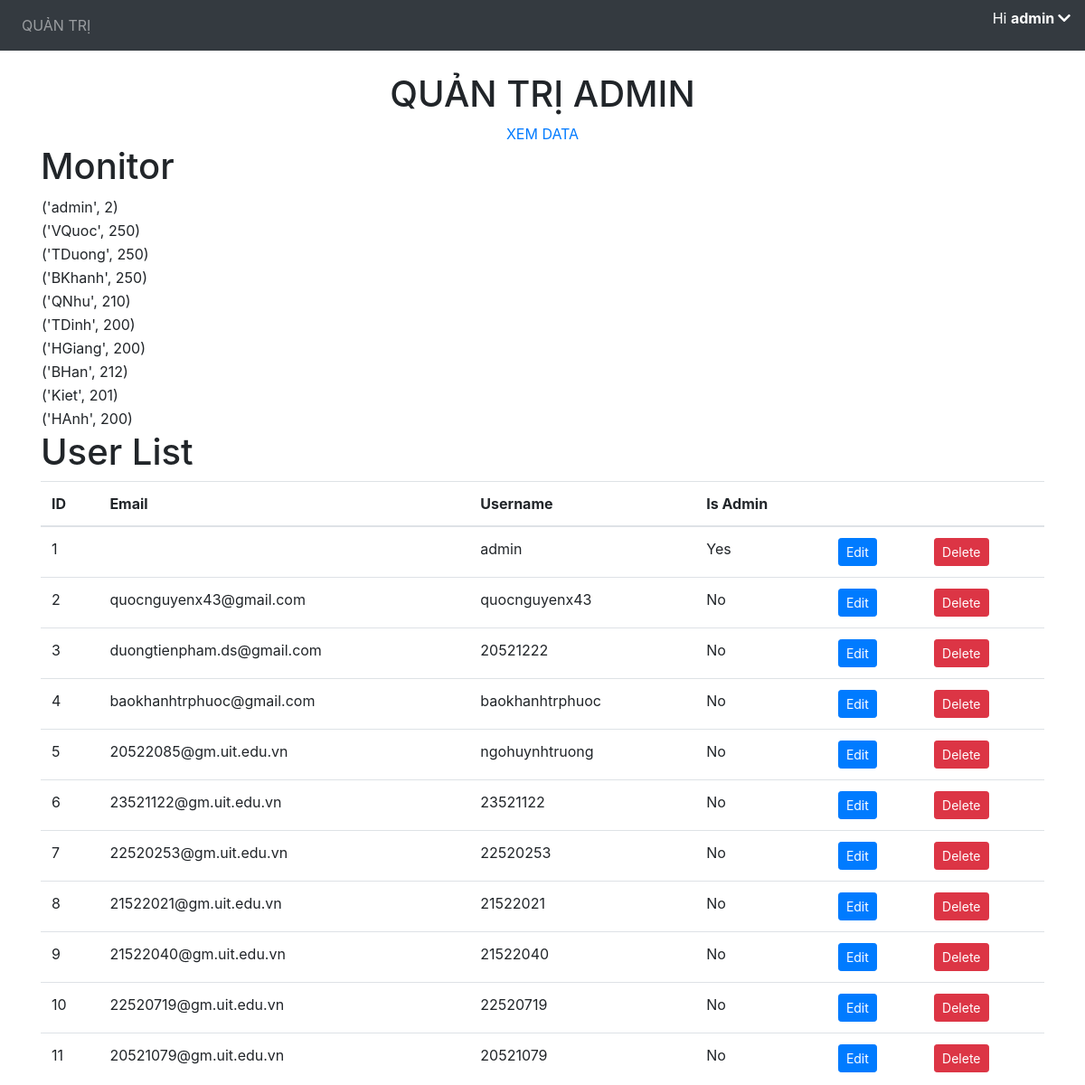
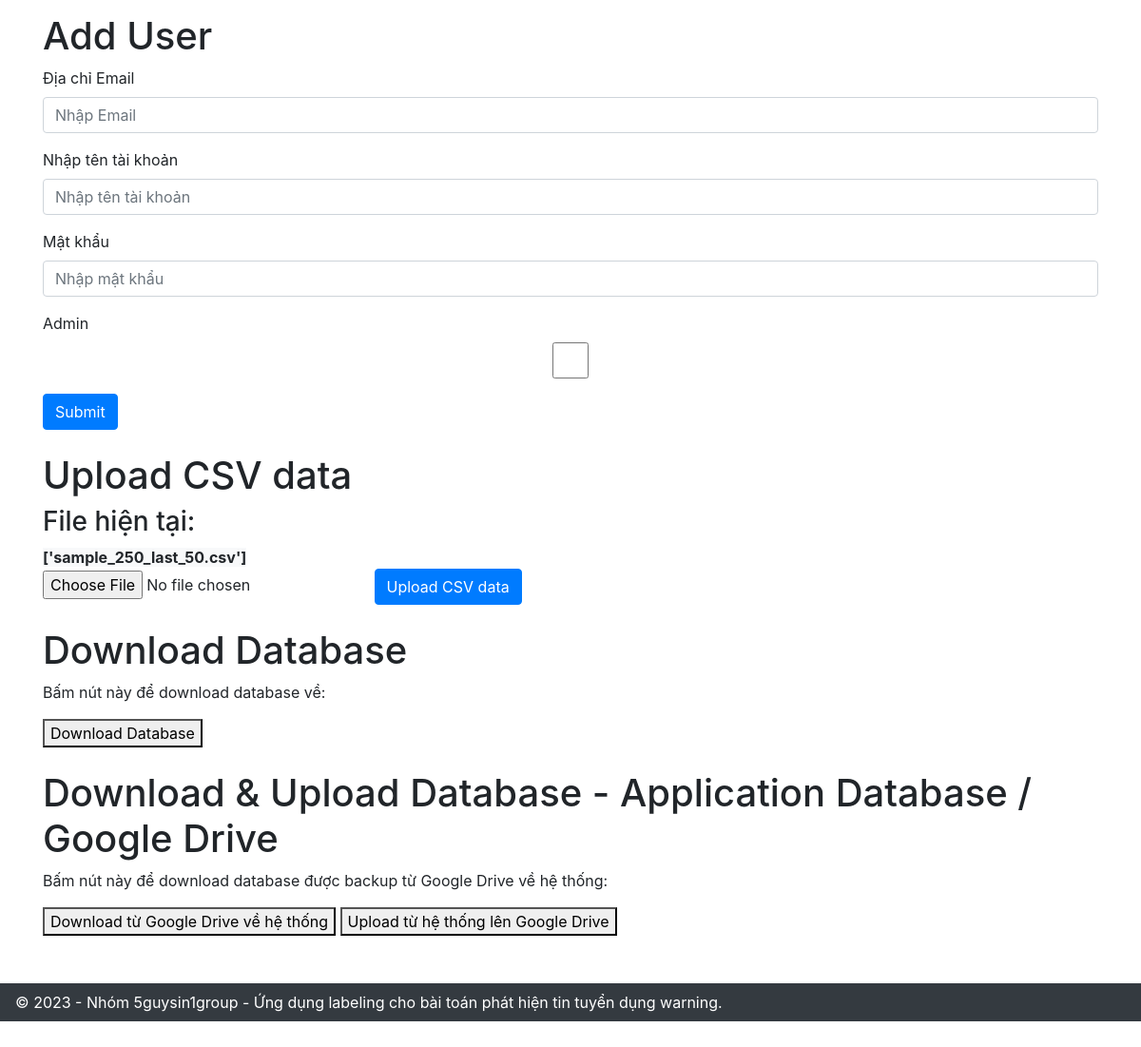
The page /admin/ (signed in) on the database its author committed (2 pictures, top to bottom).
### application/models.py (models this page shows)
class User(db.Model, UserMixin):
    id = db.Column(db.Integer, primary_key=True)
    email = db.Column(db.String(150), unique=True)
    username = db.Column(db.String(20), unique=True)
    password = db.Column(db.String(150))
    is_admin = db.Column(db.Boolean, default=False)
    annotations = db.relationship('Annotation')

### application/views.py (the view)
@views.route('/admin/', methods=['GET', 'POST'])
@login_required
def admin():
    if not current_user.is_admin:
        return "Không có quyền truy cập vào trang quản trị admin.", 403
    import os
    all_users = User.query.all()
    current_files = os.listdir('data/')
    index_to_name = {
        1: "admin",
        2: "VQuoc",
        3: "TDuong",
        4: "BKhanh",
        5: "HTruong",
        6: "QNhu",
        7: "TDinh",
        8: "HGiang",
        9: "BHan",
        10: "Kiet",
        11: "HAnh"
    }
    monitors_query = db.session.query(Annotation.user_id, func.count().label('record_count')).group_by(Annotation.user_id).all()
    monitors_results = {}
    for each in monitors_query:
        monitors_results[index_to_name[each[0]]] = each[1]
    for each in monitors_results:
        print(each)
    return render_template(
        "admin.html",
        user=current_user,
        users=all_users,
        monitors=monitors_results,
        files=current_files
    )

### application/__init__.py (called while the page is built)
def create_app():
    app = Flask(__name__)
    app.config['SECRET_KEY'] = 'hjshjhdjah kjshkjdhjs' # random key
    app.config['SQLALCHEMY_DATABASE_URI'] = f'sqlite:///{DB_NAME}'
    db.init_app(app)
    from .views import views
    from .auth import auth
    app.register_blueprint(views, url_prefix='/')
    app.register_blueprint(auth, url_prefix='/')
    from .models import User
    with app.app_context():
        db.create_all()
        create_admin(db)
    login_manager = LoginManager()
    login_manager.login_view = 'auth.login'
    login_manager.init_app(app)
    @login_manager.user_loader
    def load_user(id):
        return User.query.get(int(id))
    return app

### application/templates/admin.html (shortened to what this page needs)
{% extends "base.html" %}
{% block content %}
<div style="text-align: center;">
    <h1>QUẢN TRỊ ADMIN</h1>
    <a href="/view-data" class="view-data" class="btn btn-success">XEM DATA</a>
</div>
<h1>Monitor</h1>
<table>
{% for key in monitors.items() %}
    <tr>
        <td>{{ key }}</td>
        <td>{{ monitors[key] }}</td>
    </tr>
{% endfor %}
</table>
<h1>User List</h1>
<table class="table user-list">
    <thead>
        <tr>
            <th>ID</th>
            <th>Email</th>
            <th>Username</th>
            <th>Is Admin</th>
            <th></th>
            <th></th>
        </tr>
    </thead>
    <tbody>
        {% for user in users %}
            <tr>
                <td>{{ user.id }}</td>
                <td>{{ user.email }}</td>
                <td>{{ user.username }}</td>
                <td>{{ "Yes" if user.is_admin else "No" }}</td>
                <td>
                    <button class="btn btn-primary btn-sm edit-button" data-id="{{ user.id }}">Edit</button></td>
                <td>
                    <form method="post" action="{{ url_for('views.remove_user', user_id=user.id) }}">
                        <button type="submit" class="btn btn-danger btn-sm">Delete</button>
                    </form>
                </td>
            </tr>
        {% endfor %}
    </tbody>
</table>
<h1>Add User</h1>
<form method="POST" action="{{ url_for('views.add_user') }}">
    <div class="form-group">
        <label for="email">Địa chỉ Email</label>
        <input type="email" class="form-control" id="email" name="email" placeholder="Nhập Email" />
    </div>
    <div class="form-group">
        <label for="username">Nhập tên tài khoản</label>
        <input type="text" class="form-control" id="username" name="username" placeholder="Nhập tên tài khoản" />
    </div>
    <div class="form-group">
        <label for="password">Mật khẩu</label>
        <input type="password" class="form-control" id="password" name="password" placeholder="Nhập mật khẩu" />
    </div>
    <div class="form-group">
        <label for="is_admin">Admin </label>
        <input type="checkbox" class="form-control" id="is_admin" name="is_admin"/>
    </div>
    <button type="submit" class="btn btn-primary">Submit</button>
</form>
<br>
<h1>Upload CSV data</h1>
<h3>File hiện tại: </h3>
<strong class="btn-light">{{ files }}</strong>
<form method="post" action="{{ url_for('views.upload_csv') }}" enctype="multipart/form-data">
    <input type="file" name="csv_file" accept=".csv">
    <button type="submit" class="btn btn-primary">Upload CSV data</button>
</form>
<br>
<h1>Download Database</h1>
<p>Bấm nút này để download database về:</p>
<a href="{{ url_for('views.download_db') }}" download>
<button>Download Database</button>
</a>
<br>
<br>
<h1>Download & Upload Database - Application Database / Google Drive</h1>
<p>Bấm nút này để download database được backup từ Google Drive về hệ thống:</p>
<a href="{{ url_for('views.refresh_from_drive') }}">
<button>Download từ Google Drive về hệ thống</button>
</a>
<a href="{{ url_for('views.upload_to_drive') }}">
<button>Upload từ hệ thống lên Google Drive</button>
</a>
{% endblock %}

### application/templates/base.html (shortened to what this page needs)
<!DOCTYPE html>
<html>
<head>
    <link rel="stylesheet" href="https://stackpath.bootstrapcdn.com/bootstrap/4.4.1/css/bootstrap.min.css" />
    <link rel="stylesheet" href="https://stackpath.bootstrapcdn.com/font-awesome/4.7.0/css/font-awesome.min.css" />
    <link rel="stylesheet" href="https://cdnjs.cloudflare.com/ajax/libs/font-awesome/5.15.4/css/all.min.css">
</head>
<body>
    <nav class="navbar navbar-expand-lg navbar-dark bg-dark">
        <div class="collapse navbar-collapse" id="navbar">
            <div class="navbar-nav">
                {% if user.is_admin %}
                <a class="nav-item nav-link" id="admin" href="/admin">QUẢN TRỊ</a>
                {% endif %}
            </div>
        </div>
        {% if user.is_authenticated %}
        <p id="greeting" class="text-white">Hi <strong>{{ user.username }}  </strong><i class="fas fa-chevron-down" id="arrow-down"></i></p>
        {% endif %}
    </nav>
    <br>
    <div class="container">{% block content %} {% endblock %}</div>
    <footer class="navbar navbar-dark bg-dark text-center py-2" style="margin-top: 50px;">
        &copy; 2023 - Nhóm 5guysin1group - Ứng dụng labeling cho bài toán phát hiện tin tuyển dụng warning.
    </footer>
</body>
</html>

### application/templates/base.html (style rules this page uses)
body { min-height: 3000px; }
footer { position: absolute; left: 0; bottom: 0; width: 100%; background-color: #343a40; color: #fff; padding: 10px; }

### rows shown on the page
User: username "admin", id "1", is_admin "Yes"
User: id "2", email "quocnguyenx43@gmail.com", username "quocnguyenx43", is_admin "No"
User: id "3", email "duongtienpham.ds@gmail.com", username "20521222", is_admin "No"
User: id "4", email "baokhanhtrphuoc@gmail.com", username "baokhanhtrphuoc", is_admin "No"
User: id "5", email "20522085@gm.uit.edu.vn", username "ngohuynhtruong", is_admin "No"
User: id "6", email "23521122@gm.uit.edu.vn", username "23521122", is_admin "No"
User: id "7", email "22520253@gm.uit.edu.vn", username "22520253", is_admin "No"
User: id "8", email "21522021@gm.uit.edu.vn", username "21522021", is_admin "No"
User: id "9", email "21522040@gm.uit.edu.vn", username "21522040", is_admin "No"
User: id "10", email "22520719@gm.uit.edu.vn", username "22520719", is_admin "No"
User: id "11", email "20521079@gm.uit.edu.vn", username "20521079", is_admin "No"

### other values the page prints
{{ key }} "('admin', 2)" "('VQuoc', 250)" "('TDuong', 250)" "('BKhanh', 250)" "('QNhu', 210)" "('TDinh', 200)" "('HGiang', 200)" "('BHan', 212)" "('Kiet', 201)" "('HAnh', 200)"
{{ files }} "['sample_250_last_50.csv']"
